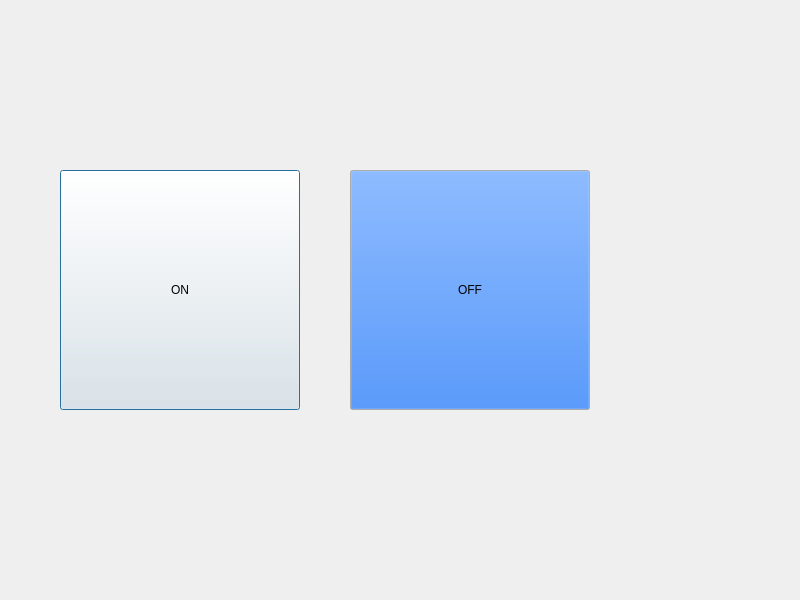
<?xml version="1.0" encoding="UTF-8"?>
<ui version="4.0">
 <class>Dialog</class>
 <widget class="QDialog" name="Dialog">
  <property name="geometry">
   <rect>
    <x>0</x>
    <y>0</y>
    <width>800</width>
    <height>600</height>
   </rect>
  </property>
  <property name="windowTitle">
   <string>Dialog</string>
  </property>
  <widget class="QPushButton" name="pushButton">
   <property name="geometry">
    <rect>
     <x>60</x>
     <y>170</y>
     <width>240</width>
     <height>240</height>
    </rect>
   </property>
   <property name="text">
    <string>ON</string>
   </property>
  </widget>
  <widget class="QPushButton" name="pushButton_2">
   <property name="geometry">
    <rect>
     <x>350</x>
     <y>170</y>
     <width>240</width>
     <height>240</height>
    </rect>
   </property>
   <property name="palette">
    <palette>
     <active>
      <colorrole role="Button">
       <brush brushstyle="SolidPattern">
        <color alpha="255">
         <red>0</red>
         <green>102</green>
         <blue>255</blue>
        </color>
       </brush>
      </colorrole>
     </active>
     <inactive>
      <colorrole role="Button">
       <brush brushstyle="SolidPattern">
        <color alpha="255">
         <red>0</red>
         <green>102</green>
         <blue>255</blue>
        </color>
       </brush>
      </colorrole>
     </inactive>
     <disabled>
      <colorrole role="Button">
       <brush brushstyle="SolidPattern">
        <color alpha="255">
         <red>0</red>
         <green>102</green>
         <blue>255</blue>
        </color>
       </brush>
      </colorrole>
     </disabled>
    </palette>
   </property>
   <property name="text">
    <string>OFF</string>
   </property>
  </widget>
 </widget>
 <resources/>
 <connections/>
</ui>
